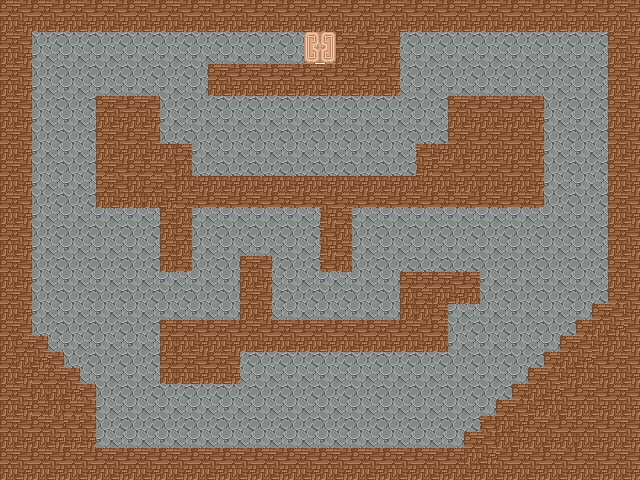

A level layout from a 2D game, rendered from its tile map. Below: a short description, then the map file with tile-grid data replaced by summaries:
An orthogonal 40x30 tile map with 16x16 px tiles, 3 tile layers (bgLayer, wallLayer, itemLayer), 2 tilesets.

<map version="1.10" tiledversion="1.10.2" orientation="orthogonal" renderorder="right-down" width="40" height="30" tilewidth="16" tileheight="16" infinite="0" nextlayerid="6" nextobjectid="18">
 <editorsettings>
  <export target="level1.json" format="json" />
 </editorsettings>
 <tileset firstgid="1" name="tile" tilewidth="16" tileheight="16" tilecount="36" columns="18">
  <image source="tile.png" trans="000000" width="288" height="32" />
  <tile id="2">
   <properties>
    <property name="collides" type="bool" value="true" />
   </properties>
  </tile>
  <tile id="3">
   <properties>
    <property name="collides" type="bool" value="true" />
   </properties>
  </tile>
  <tile id="6">
   <properties>
    <property name="collides" type="bool" value="true" />
   </properties>
  </tile>
  <tile id="7">
   <properties>
    <property name="collides" type="bool" value="true" />
   </properties>
  </tile>
  <tile id="8">
   <properties>
    <property name="collides" type="bool" value="true" />
   </properties>
  </tile>
  <tile id="9">
   <properties>
    <property name="collides" type="bool" value="true" />
   </properties>
  </tile>
  <tile id="10">
   <properties>
    <property name="collides" type="bool" value="true" />
   </properties>
  </tile>
  <tile id="11">
   <properties>
    <property name="collides" type="bool" value="true" />
   </properties>
  </tile>
  <tile id="12">
   <properties>
    <property name="collides" type="bool" value="true" />
   </properties>
  </tile>
  <tile id="13">
   <properties>
    <property name="collides" type="bool" value="true" />
   </properties>
  </tile>
  <tile id="20">
   <properties>
    <property name="collides" type="bool" value="true" />
   </properties>
  </tile>
  <tile id="21">
   <properties>
    <property name="collides" type="bool" value="true" />
   </properties>
  </tile>
  <tile id="24">
   <properties>
    <property name="collides" type="bool" value="true" />
   </properties>
  </tile>
  <tile id="25">
   <properties>
    <property name="collides" type="bool" value="true" />
   </properties>
  </tile>
  <tile id="26">
   <properties>
    <property name="collides" type="bool" value="true" />
   </properties>
  </tile>
  <tile id="27">
   <properties>
    <property name="collides" type="bool" value="true" />
   </properties>
  </tile>
  <tile id="28">
   <properties>
    <property name="collides" type="bool" value="true" />
   </properties>
  </tile>
  <tile id="29">
   <properties>
    <property name="collides" type="bool" value="true" />
   </properties>
  </tile>
  <tile id="30">
   <properties>
    <property name="collides" type="bool" value="true" />
   </properties>
  </tile>
  <tile id="31">
   <properties>
    <property name="collides" type="bool" value="true" />
   </properties>
  </tile>
 </tileset>
 <tileset firstgid="37" name="item" tilewidth="16" tileheight="16" tilecount="4" columns="2">
  <image source="item.png" trans="000000" width="32" height="32" />
 </tileset>
 <layer id="1" name="bgLayer" width="40" height="30">
  <data>[1200 cells, 1200 non-empty, 4 distinct tile ids]</data>
 </layer>
 <layer id="3" name="wallLayer" width="40" height="30">
  <properties>
   <property name="collides" type="bool" value="true" />
  </properties>
  <data>[1200 cells, 560 non-empty, 4 distinct tile ids]</data>
 </layer>
 <layer id="4" name="itemLayer" width="40" height="30">
  <data>[1200 cells, 4 non-empty, 4 distinct tile ids]</data>
 </layer>
</map>
